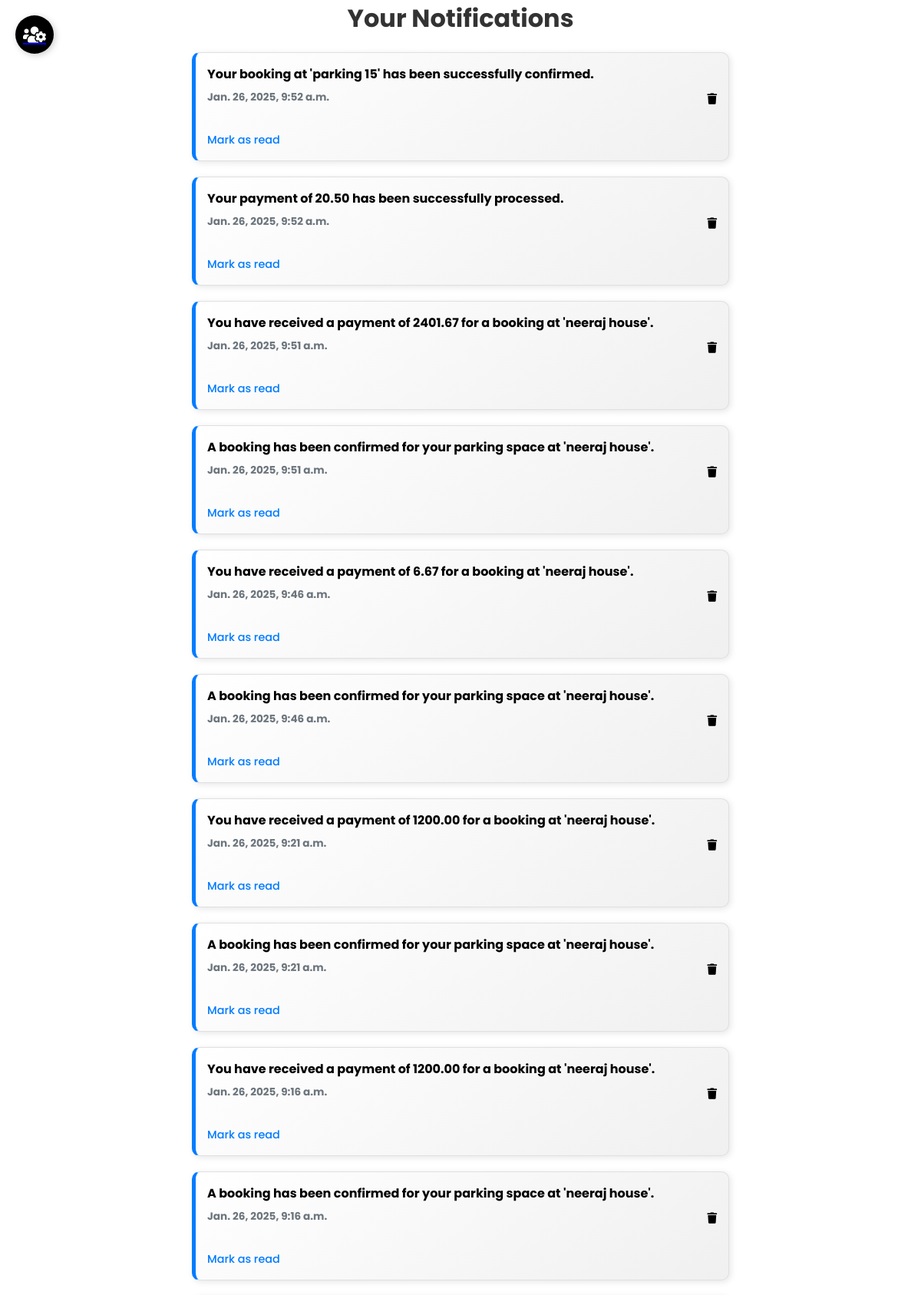
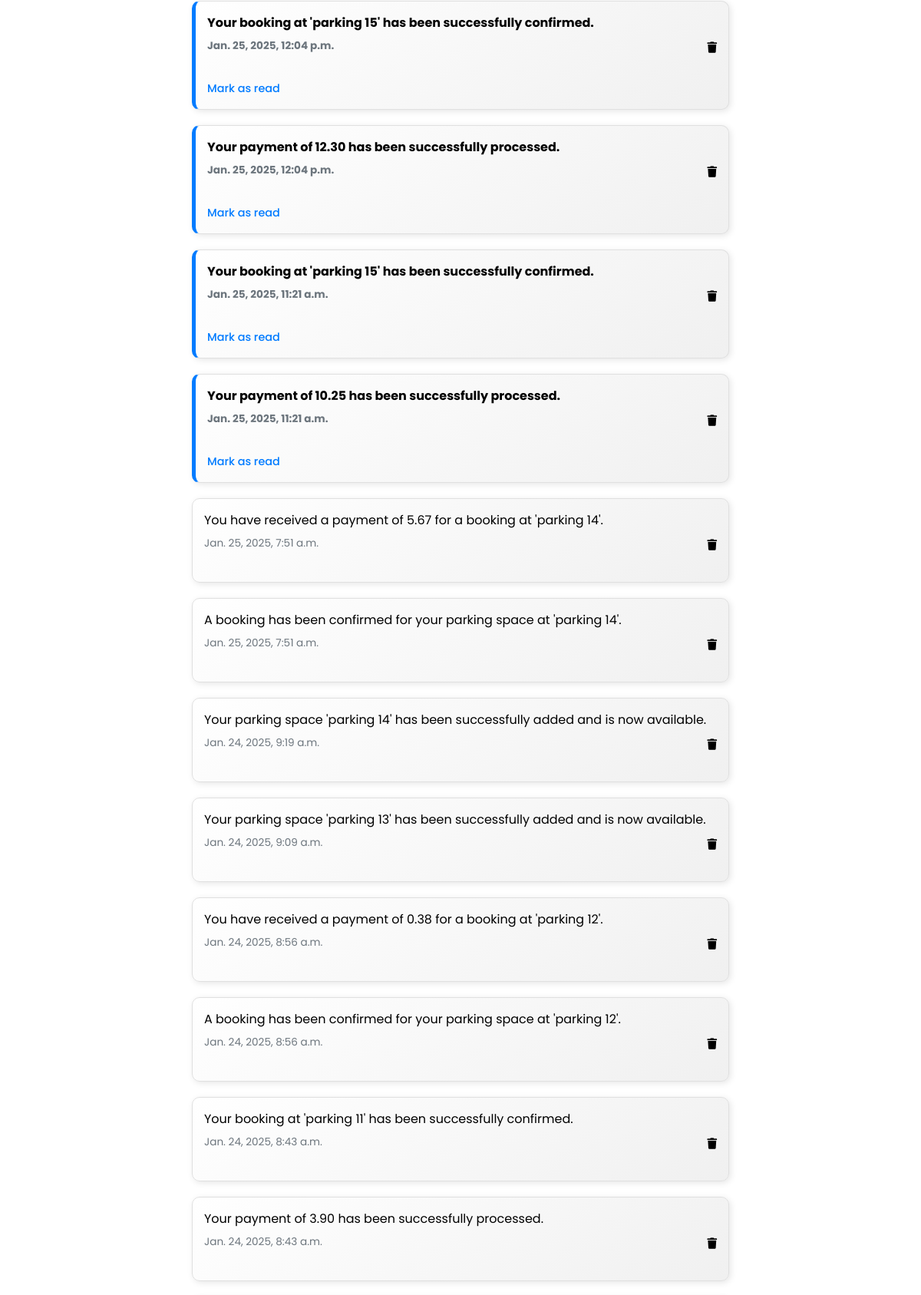
Page /parkeasy/notifications/ (signed in, upper part) on the committed database (2 pictures, top to bottom).
### ParkEasyApp/models.py (models this page shows, shortened)
class Notification(models.Model):
    NOTIFICATION_TYPES = [
        ('BOOKING_CONFIRM', 'Booking Confirmation'),
        ('PAYMENT_CONFIRM', 'Payment Confirmation'),
        ('PENDING_APPROVAL', 'Pending Approval'),
        ('PARKING_AVAILABLE', 'Parking Available'),
        ('EXTENSION_REQUEST', 'Time Extension Request'),
        ('GRACE_PERIOD', 'Grace Period Expiry'),
        ('USER_REGISTRATION', 'New User Registration'),  # Added this line
        ('ADMIN_PAYMENT', 'Admin Payment Notification'),
        ('NEW_PARKING_SPACE', 'New Parking Space Created'),
        ('USER_DELETION', 'User Deletion'),  # New notification type for user deletion
        ('PARKING_DELETED', 'Parking Space Deleted'),  # New notification type
    ]
    user = models.ForeignKey(User, on_delete=models.CASCADE)  # user to whom the notification belongs
    message = models.CharField(max_length=500)  # the notification message
    notification_type = models.CharField(choices=NOTIFICATION_TYPES, max_length=50)
    is_read = models.BooleanField(default=False)  # Add this line for the 'is_read' field
    created_at = models.DateTimeField(auto_now_add=True)  # timestamp when the notification is created

### ParkEasyApp/views.py (the view)
# urls.py: path('notifications/', views.notifications_view, name='notifications_page'),
@login_required
def notifications_view(request):
    notifications = Notification.objects.filter(user=request.user).order_by('-created_at')
    return render(request, 'notifications/notifications_page.html', {'notifications': notifications})

### templates/notifications/notifications_page.html (shortened to what this page needs)
<!DOCTYPE html>
<html lang="en">
{% load static %}
<head>
    <link rel="stylesheet" href="{% static 'css/notification.css' %}">
    <link rel="stylesheet" href="https://cdnjs.cloudflare.com/ajax/libs/font-awesome/5.15.4/css/all.min.css">
</head>
<body>
    <a href="{% if user.is_superuser %}{% url 'admin_dashboard' %}{% else %}{% url 'dashboard' %}{% endif %}"
        class="dashboard-link" title="Go to Dashboard">
        <i class="fas fa-users-cog"></i>
    </a>
    <h1>Your Notifications</h1>
    {% if notifications.count == 0 %}
    <br><br>
        <h5 style="text-align: center;">No notifications to show.</h5>
    {% else %}
        <ul class="notification-list">
            {% for notification in notifications %}
            <li class="{% if not notification.is_read %}unread{% endif %}">
                <p>{{ notification.message }}</p>
                <a href="{% url 'delete_notification' notification.id %}" class="delete-notification"
                    title="Delete notification">
                    <i class="fas fa-trash"></i>
                </a>
                <small>{{ notification.created_at }}</small>
                <br>
                {% if not notification.is_read %}
                    <a href="{% url 'mark_as_read' notification.id %}">Mark as read</a>
                {% endif %}
            </li>
            {% endfor %}
        </ul>
    {% endif %}
</body>
</html>

### static/css/notification.css (style rules this page uses)
* { font-family: 'Poppins', sans-serif; margin: 0; padding: 0; box-sizing: border-box; }
.notification-list { text-align: left; padding: 0; margin: 0 auto; width: 80%; max-width: 700px; }
.notification-list li { list-style-type: none; margin-bottom: 20px; padding: 15px; border: 1px solid #e0e0e0; border-radius: 10px; background: linear-gradient(145deg, #ffffff, #f0f0f0); box-shadow: 2px 2px 8px rgba(0, 0, 0, 0.1); transition: transform 0.2s ease, box-shadow 0.2s ease; }
.notification-list .unread { font-weight: bold; background-color: #f3f8ff; border-left: 5px solid #007bff; }
.notification-list small { display: block; color: #6c757d; font-size: 0.85em; margin-top: 8px; }
.notification-list a { color: #007bff; text-decoration: none; font-size: 0.9em; margin-top: 10px; display: inline-block; font-weight: 500; }
h1 { text-align: center; font-size: 2rem; margin-bottom: 20px; color: #333; }
.dashboard-link { position: absolute; top: 20px; left: 20px; display: flex; align-items: center; justify-content: center; width: 50px; height: 50px; background-color: #000000; border-radius: 50%; box-shadow: 2px 2px 8px rgba(0, 0, 0, 0.2); transition: transform 0.2s ease, box-shadow 0.2s ease; }
.dashboard-link i { color: white; font-size: 24px; }
.fas { color: black; }
.delete-notification { position: relative; top:0px; float: right; color: rgb(255, 255, 255); font-size: 16px; text-decoration: none; }

### rows in the picture
Notification: message "Your booking at 'parking 15' has been successfully confirmed.", created_at "Jan. 26, 2025, 9:52 a.m.", is_read "Mark as read"
Notification: message "Your payment of 20.50 has been successfully processed.", created_at "Jan. 26, 2025, 9:52 a.m.", is_read "Mark as read"
Notification: message "You have received a payment of 2401.67 for a booking at 'neeraj house'.", created_at "Jan. 26, 2025, 9:51 a.m.", is_read "Mark as read"
Notification: message "A booking has been confirmed for your parking space at 'neeraj house'.", created_at "Jan. 26, 2025, 9:51 a.m.", is_read "Mark as read"
Notification: message "You have received a payment of 6.67 for a booking at 'neeraj house'.", created_at "Jan. 26, 2025, 9:46 a.m.", is_read "Mark as read"
Notification: message "A booking has been confirmed for your parking space at 'neeraj house'.", created_at "Jan. 26, 2025, 9:46 a.m.", is_read "Mark as read"
Notification: message "You have received a payment of 1200.00 for a booking at 'neeraj house'.", created_at "Jan. 26, 2025, 9:21 a.m.", is_read "Mark as read"
Notification: message "A booking has been confirmed for your parking space at 'neeraj house'.", created_at "Jan. 26, 2025, 9:21 a.m.", is_read "Mark as read"
Notification: message "You have received a payment of 1200.00 for a booking at 'neeraj house'.", created_at "Jan. 26, 2025, 9:16 a.m.", is_read "Mark as read"
Notification: message "A booking has been confirmed for your parking space at 'neeraj house'.", created_at "Jan. 26, 2025, 9:16 a.m.", is_read "Mark as read"
Notification: message "Your booking at 'parking 15' has been successfully confirmed.", created_at "Jan. 25, 2025, 12:04 p.m.", is_read "Mark as read"
Notification: message "Your payment of 12.30 has been successfully processed.", created_at "Jan. 25, 2025, 12:04 p.m.", is_read "Mark as read"
Notification: message "Your booking at 'parking 15' has been successfully confirmed.", created_at "Jan. 25, 2025, 11:21 a.m.", is_read "Mark as read"
Notification: message "Your payment of 10.25 has been successfully processed.", created_at "Jan. 25, 2025, 11:21 a.m.", is_read "Mark as read"
Notification: message "You have received a payment of 5.67 for a booking at 'parking 14'.", created_at "Jan. 25, 2025, 7:51 a.m."
Notification: message "A booking has been confirmed for your parking space at 'parking 14'.", created_at "Jan. 25, 2025, 7:51 a.m."
Notification: message "Your parking space 'parking 14' has been successfully added and is now available.", created_at "Jan. 24, 2025, 9:19 a.m."
Notification: message "Your parking space 'parking 13' has been successfully added and is now available.", created_at "Jan. 24, 2025, 9:09 a.m."
Notification: message "You have received a payment of 0.38 for a booking at 'parking 12'.", created_at "Jan. 24, 2025, 8:56 a.m."
Notification: message "A booking has been confirmed for your parking space at 'parking 12'.", created_at "Jan. 24, 2025, 8:56 a.m."
Notification: message "Your booking at 'parking 11' has been successfully confirmed.", created_at "Jan. 24, 2025, 8:43 a.m."
Notification: message "Your payment of 3.90 has been successfully processed.", created_at "Jan. 24, 2025, 8:43 a.m."
